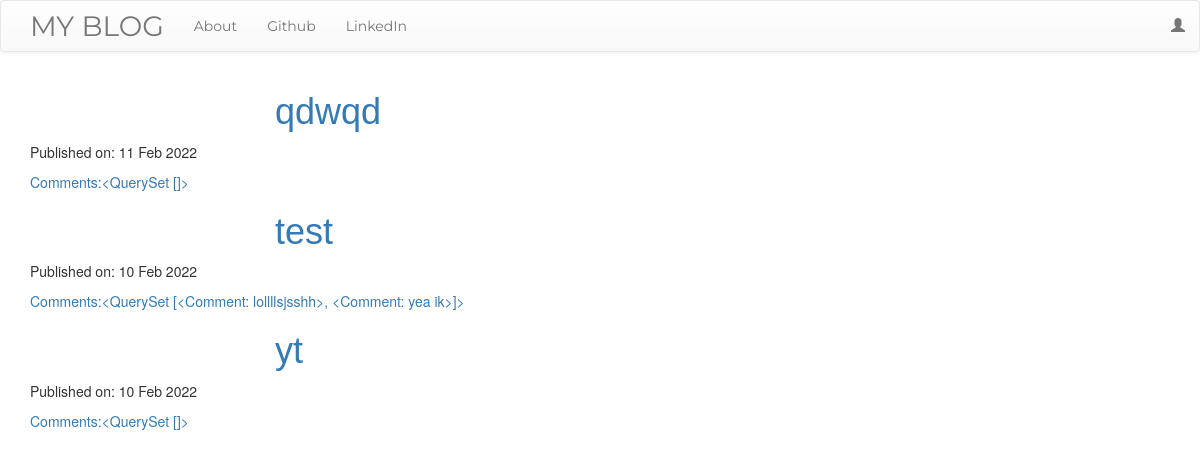
The page / on the database its author committed.
### blog/models.py (models this page shows, shortened)
class Post(models.Model):
    author = models.ForeignKey('auth.User',on_delete=models.CASCADE)
    title = models.CharField(max_length=200)
    text = models.TextField()
    create_date=models.DateTimeField(default=timezone.now())
    published_date=models.DateTimeField(blank=True,null=True)
    def approve_comments(self):
        return self.comments.filter(approved_comment=True)

class Comment(models.Model):
    post=models.ForeignKey('blog.post',related_name='comments',on_delete=models.CASCADE)
    author=models.CharField(max_length=200)
    text = models.TextField()
    created_date=models.DateTimeField(default=timezone.now())
    approved_comment=models.BooleanField(default=False)
    def __str__(self):
        return self.text

### blog/views.py (the view)
# urls.py: path('',views.PostListView.as_view(),name='post_list'),
class PostListView(ListView):
    model=Post
    def get_queryset(self):
        return Post.objects.filter(published_date__lte=timezone.now()).order_by('-published_date')

### blog/templates/blog/post_list.html
{% extends 'blog/base.html' %}
{% block content %}
<div class="centerstage">
  {% for post in post_list %}
<div class="post">
  <h1><a href="{% url 'post_detail' pk=post.pk %}">{{post.title}}</a></h1>
  <div class="date">
    <p>Published on: {{post.published_date|date:"d M Y"}}</p>
  </div>
  <a href="{% url 'post_detail' pk=post.pk %}">Comments:{{post.approve_comments}}</a>
</div>
{% endfor %}
</div>
{% endblock %}

### blog/static/css/blog.css (style rules this page uses)
.centerstage { margin-left: auto; margin-right: auto; }
h1 { font-family: Oak,sans-serif; color: rgba(0,0,0,0.7); position:relative; top:calc(50% - 80px); left:calc(50% - 130px); }
.loader { filter:hue-rotate(360deg); color:linear-gradient(45deg,#0f8,#08f); animation:hue 10000ms infinite linear; }

### rows shown on the page
Post: title "qdwqd", published_date "11 Feb 2022", approve_comments "<QuerySet []>"
Post: title "test", published_date "10 Feb 2022", approve_comments "<QuerySet [<Comment: lollllsjsshh>, <Comment: yea ik>]>"
Post: title "yt", published_date "10 Feb 2022", approve_comments "<QuerySet []>"
